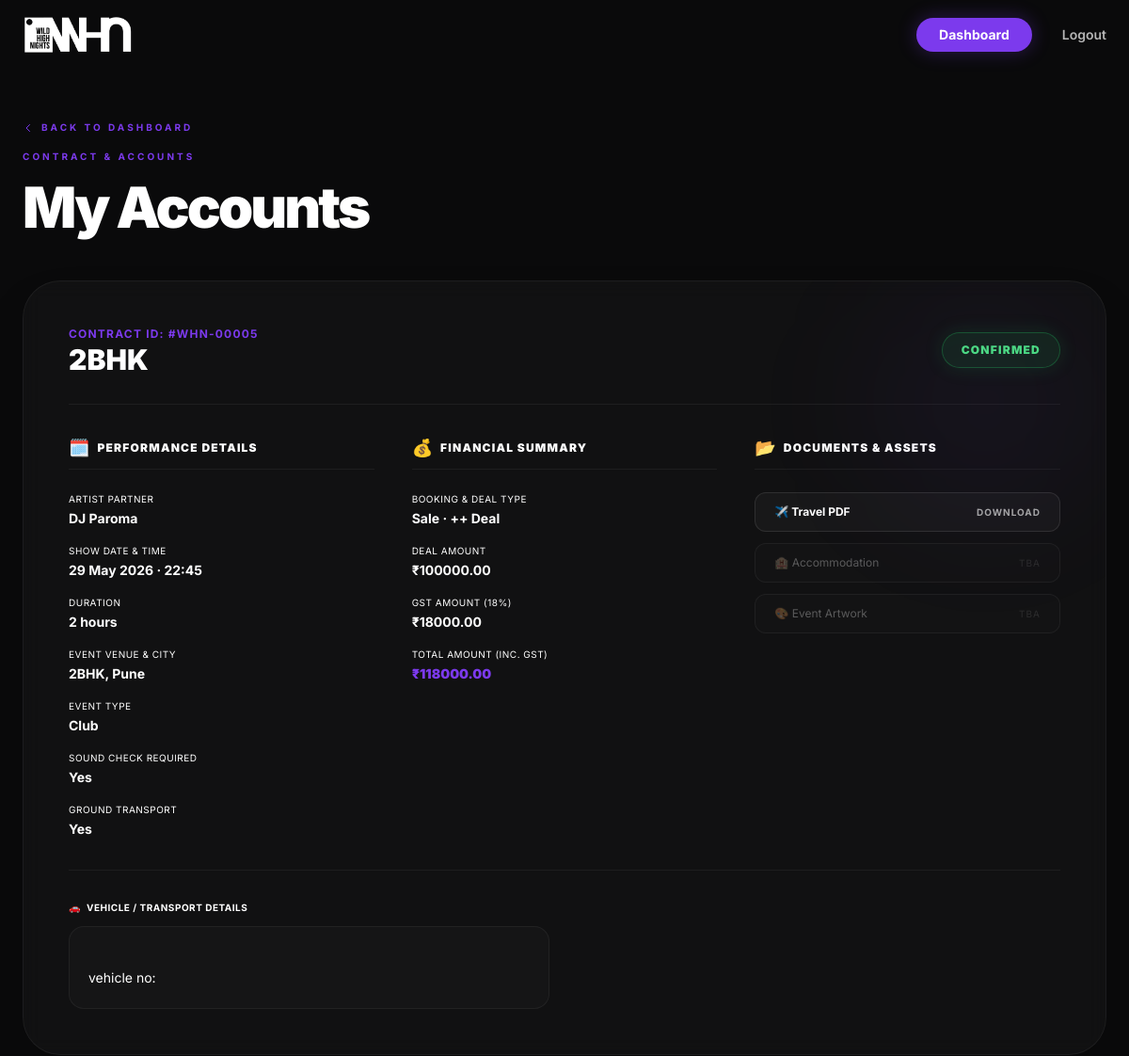
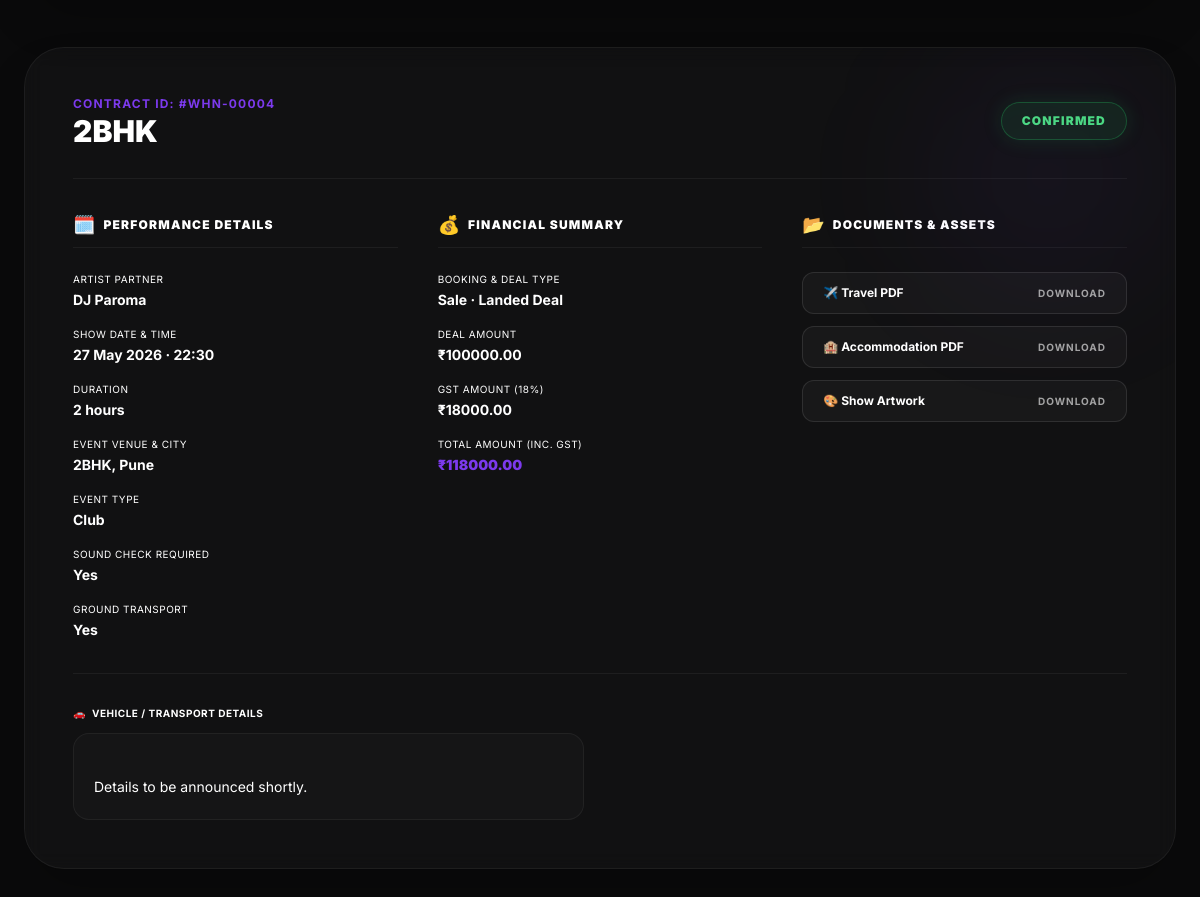
/artist/accounts/ (signed in), run on the app's committed database (2 pictures, top to bottom).
### bookings/models.py (models this page shows, shortened)
class Booking(models.Model):
    EVENT_TYPE_CHOICES = [
        ('Private', 'Private'),
        ('Campus', 'Campus'),
        ('Club', 'Club'),
    ]
    BOOKING_TYPE_CHOICES = [
        ('Sale', 'Sale'),
        ('Lead', 'Lead'),
    ]
    DEAL_TYPE_CHOICES = [
        ('++ Deal', '++ Deal'),
        ('All Inclusive Deal', 'All Inclusive Deal'),
        ('Landed Deal', 'Landed Deal'),
    ]
    STATUS_CHOICES = [
        ('Tentative', 'Tentative'),
        ('Confirmed', 'Confirmed'),
        ('Cancelled', 'Cancelled'),
    ]
    YES_NO_CHOICES = [
        ('Yes', 'Yes'),
        ('No', 'No'),
    ]
    artist = models.ForeignKey(Artist, on_delete=models.CASCADE, related_name='bookings')
    event_type = models.CharField(max_length=20, choices=EVENT_TYPE_CHOICES, default='Club')
    venue = models.CharField(max_length=200)
    location = models.CharField(max_length=255)
    date = models.DateField()
    time = models.TimeField(null=True, blank=True)
    duration = models.CharField(max_length=100, blank=True, null=True)
    booking_type = models.CharField(max_length=10, choices=BOOKING_TYPE_CHOICES, default='Sale')
    deal_type = models.CharField(max_length=30, choices=DEAL_TYPE_CHOICES, default='Landed Deal')
    deal_amount = models.DecimalField(max_digits=12, decimal_places=2, default=0.00)
    travel_pdf = models.FileField(upload_to="booking_docs/travel/", blank=True, null=True)
    accommodation_pdf = models.FileField(upload_to="booking_docs/accommodation/", blank=True, null=True)
    accommodation_details = models.TextField(blank=True, null=True)
    ground_transport = models.CharField(max_length=5, choices=YES_NO_CHOICES, default='No')
    transport_details = models.TextField(blank=True, null=True)
    sound_check = models.CharField(max_length=5, choices=YES_NO_CHOICES, default='No')
    artwork_attachment = models.FileField(upload_to="booking_docs/artwork/", blank=True, null=True)
    status = models.CharField(max_length=20, choices=STATUS_CHOICES, default='Tentative')
    notes = models.TextField(blank=True, null=True)

class Artist(models.Model):
    user = models.OneToOneField(User, on_delete=models.CASCADE, null=True, blank=True)
    name = models.CharField(max_length=100)
    slug = models.SlugField(unique=True, blank=True)
    genre = models.CharField(max_length=100, blank=True)
    instagram = models.CharField(max_length=255, blank=True)
    artist_image = models.ImageField(upload_to="artists/", blank=True, null=True)

### bookings/views.py (the view, shortened to what this page needs)
    def _wrapped_view(request, *args, **kwargs):
        return view_func(request, *args, **kwargs)

### bookings/views.py (called while the page is built, shortened)
def artist_required(view_func):
    def _wrapped_view(request, *args, **kwargs):
        return view_func(request, *args, **kwargs)
    return _wrapped_view

@artist_required
def artist_accounts_view(request):
    artist = request.user.artist
    bookings = Booking.objects.filter(artist=artist).order_by('-date')
    booking_details = []
    for booking in bookings:
        deal_amount = booking.deal_amount
        gst_percentage = 18
        gst_amount = deal_amount * gst_percentage / 100
        total_amount = deal_amount + gst_amount
        booking_details.append({
            'booking': booking,
            'gst_amount': gst_amount,
            'total_amount': total_amount
        })
    return render(request, 'bookings/artist_accounts.html', {
        'artist': artist,
        'booking_details': booking_details
    })

### templates/bookings/artist_accounts.html (shortened to what this page needs)
{% extends 'base.html' %}
{% load static %}
{% block content %}
<div class="min-h-screen bg-whn-dark pt-32 pb-20 px-6">
    <div class="container mx-auto max-w-6xl">
        <div class="mb-12" data-aos="fade-down">
            <a href="{% url 'artist_dashboard' %}" class="text-whn-purple font-bold tracking-[0.3em] uppercase text-[10px] mb-4 flex items-center gap-2 hover:translate-x-[-4px] transition-transform w-fit">
                <svg xmlns="http://www.w3.org/2000/svg" class="h-3 w-3" fill="none" viewBox="0 0 24 24" stroke="currentColor">
                    <path stroke-linecap="round" stroke-linejoin="round" stroke-width="2" d="M15 19l-7-7 7-7" />
                </svg>
                Back to Dashboard
            </a>
            <span class="text-whn-purple font-bold tracking-[0.3em] uppercase text-[10px] mb-4 block">Contract & Accounts</span>
            <h1 class="text-5xl md:text-6xl font-black text-white tracking-tighter">My Accounts</h1>
        </div>
        <div class="space-y-12">
            {% for item in booking_details %}
            <div class="glass-card rounded-[2.5rem] border border-white/5 p-8 md:p-12 shadow-2xl relative overflow-hidden group" data-aos="fade-up" data-aos-delay="{{ forloop.counter }}00">
                <div class="absolute top-0 right-0 w-64 h-64 bg-whn-purple/5 rounded-full filter blur-3xl pointer-events-none group-hover:bg-whn-purple/10 transition-colors duration-700"></div>
                <div class="flex flex-col md:flex-row md:items-center justify-between border-b border-white/5 pb-8 mb-8 gap-6">
                    <div>
                        <span class="text-whn-purple font-bold tracking-widest text-xs uppercase block mb-1">Contract ID: #WHN-{{ item.booking.id|stringformat:"05d" }}</span>
                        <h2 class="text-3xl font-black text-white leading-none">{{ item.booking.venue }}</h2>
                    </div>
                    <div class="flex items-center gap-4">
                        {% if item.booking.status == 'Confirmed' %}
                        <span class="px-5 py-2.5 rounded-full text-xs font-black tracking-widest bg-green-500/10 border border-green-500/30 text-green-400 uppercase shadow-[0_0_20px_rgba(34,197,94,0.15)]">Confirmed</span>
                        {% elif item.booking.status == 'Cancelled' %}
                        <span class="px-5 py-2.5 rounded-full text-xs font-black tracking-widest bg-red-500/10 border border-red-500/30 text-red-400 uppercase">Cancelled</span>
                        {% else %}
                        <span class="px-5 py-2.5 rounded-full text-xs font-black tracking-widest bg-yellow-500/10 border border-yellow-500/30 text-yellow-400 uppercase shadow-[0_0_20px_rgba(234,179,8,0.15)]">Tentative</span>
                        {% endif %}
                    </div>
                </div>
                <div class="grid grid-cols-1 md:grid-cols-3 gap-10">
                    <div class="space-y-6">
                        <div class="flex items-center gap-2 border-b border-white/5 pb-2">
                            <span class="text-lg">🗓️</span>
                            <h3 class="text-xs font-black text-white uppercase tracking-widest">Performance Details</h3>
                        </div>
                        <div class="space-y-4">
                            <div>
                                <span class="text-[10px] text-whn-tertiary uppercase tracking-wider block">Artist Partner</span>
                                <span class="text-white font-bold text-sm">{{ item.booking.artist.name }}</span>
                            </div>
                            <div>
                                <span class="text-[10px] text-whn-tertiary uppercase tracking-wider block">Show Date & Time</span>
                                <span class="text-white font-bold text-sm">{{ item.booking.date|date:"d M Y" }} · {{ item.booking.time|time:"H:i"|default:"TBA" }}</span>
                            </div>
                            <div>
                                <span class="text-[10px] text-whn-tertiary uppercase tracking-wider block">Duration</span>
                                <span class="text-white font-bold text-sm">{{ item.booking.duration|default:"Standard Set" }}</span>
                            </div>
                            <div>
                                <span class="text-[10px] text-whn-tertiary uppercase tracking-wider block">Event Venue & City</span>
                                <span class="text-white font-bold text-sm">{{ item.booking.venue }}, {{ item.booking.location }}</span>
                            </div>
                            <div>
                                <span class="text-[10px] text-whn-tertiary uppercase tracking-wider block">Event Type</span>
                                <span class="text-white font-bold text-sm">{{ item.booking.event_type }}</span>
                            </div>
                            <div>
                                <span class="text-[10px] text-whn-tertiary uppercase tracking-wider block">Sound Check Required</span>
                                <span class="text-white font-bold text-sm">{{ item.booking.sound_check }}</span>
                            </div>
                            <div>
                                <span class="text-[10px] text-whn-tertiary uppercase tracking-wider block">Ground Transport</span>
                                <span class="text-white font-bold text-sm">{{ item.booking.ground_transport }}</span>
                            </div>
                        </div>
                    </div>
                    <div class="space-y-6">
                        <div class="flex items-center gap-2 border-b border-white/5 pb-2">
                            <span class="text-lg">💰</span>
                            <h3 class="text-xs font-black text-white uppercase tracking-widest">Financial Summary</h3>
                        </div>
                        <div class="space-y-4">
                            <div>
                                <span class="text-[10px] text-whn-tertiary uppercase tracking-wider block">Booking & Deal Type</span>
                                <span class="text-white font-bold text-sm">{{ item.booking.booking_type }} · {{ item.booking.deal_type }}</span>
                            </div>
                            <div>
                                <span class="text-[10px] text-whn-tertiary uppercase tracking-wider block">Deal Amount</span>
                                <span class="text-white font-bold text-sm">₹{{ item.booking.deal_amount }}</span>
                            </div>
                            <div>
                                <span class="text-[10px] text-whn-tertiary uppercase tracking-wider block">GST Amount (18%)</span>
                                <span class="text-white font-bold text-sm">₹{{ item.gst_amount|floatformat:2 }}</span>
                            </div>
                            <div>
                                <span class="text-[10px] text-whn-tertiary uppercase tracking-wider block">Total Amount (Inc. GST)</span>
                                <span class="text-whn-purple font-black text-sm">₹{{ item.total_amount|floatformat:2 }}</span>
                            </div>
                        </div>
                    </div>
                    <div class="space-y-6">
                        <div class="flex items-center gap-2 border-b border-white/5 pb-2">
                            <span class="text-lg">📂</span>
                            <h3 class="text-xs font-black text-white uppercase tracking-widest">Documents & Assets</h3>
                        </div>
                        <div class="flex flex-col gap-3">
                            {% if item.booking.travel_pdf %}
                            <a href="{{ item.booking.travel_pdf.url }}" download class="w-full px-5 py-3 rounded-xl bg-white/[0.03] border border-white/10 hover:border-whn-purple/50 flex items-center justify-between text-xs font-bold text-white hover:text-whn-purple transition-all duration-300">
                                <span>✈️ Travel PDF</span>
                                <span class="text-[10px] uppercase tracking-widest opacity-60">Download</span>
                            </a>
                            {% else %}
                            <div class="w-full px-5 py-3 rounded-xl bg-white/[0.01] border border-white/5 flex items-center justify-between text-xs text-white/30 cursor-not-allowed">
                                <span>✈️ Travel Info</span>
                                <span class="text-[10px] uppercase tracking-widest opacity-35">TBA</span>
                            </div>
                            {% endif %}
                            {% if item.booking.accommodation_pdf %}
                            <a href="{{ item.booking.accommodation_pdf.url }}" download class="w-full px-5 py-3 rounded-xl bg-white/[0.03] border border-white/10 hover:border-whn-purple/50 flex items-center justify-between text-xs font-bold text-white hover:text-whn-purple transition-all duration-300">
                                <span>🏨 Accommodation PDF</span>
                                <span class="text-[10px] uppercase tracking-widest opacity-60">Download</span>
                            </a>
                            {% else %}
                            <div class="w-full px-5 py-3 rounded-xl bg-white/[0.01] border border-white/5 flex items-center justify-between text-xs text-white/30 cursor-not-allowed">
                                <span>🏨 Accommodation</span>
                                <span class="text-[10px] uppercase tracking-widest opacity-35">TBA</span>
                            </div>
                            {% endif %}
                            {% if item.booking.artwork_attachment %}
                            <a href="{{ item.booking.artwork_attachment.url }}" download class="w-full px-5 py-3 rounded-xl bg-white/[0.03] border border-white/10 hover:border-whn-purple/50 flex items-center justify-between text-xs font-bold text-white hover:text-whn-purple transition-all duration-300">
                                <span>🎨 Show Artwork</span>
                                <span class="text-[10px] uppercase tracking-widest opacity-60">Download</span>
                            </a>
                            {% else %}
                            <div class="w-full px-5 py-3 rounded-xl bg-white/[0.01] border border-white/5 flex items-center justify-between text-xs text-white/30 cursor-not-allowed">
                                <span>🎨 Event Artwork</span>
                                <span class="text-[10px] uppercase tracking-widest opacity-35">TBA</span>
                            </div>
                            {% endif %}
                        </div>
                    </div>
                </div>
                {% if item.booking.accommodation_details or item.booking.ground_transport == 'Yes' %}
                <div class="mt-8 pt-8 border-t border-white/5 grid grid-cols-1 md:grid-cols-2 gap-8">
                    {% if item.booking.ground_transport == 'Yes' %}
                    <div class="space-y-3">
                        <span class="text-[10px] text-whn-tertiary uppercase tracking-wider block flex items-center gap-1.5 font-bold">
                            <span>🚗</span> Vehicle / Transport Details
                        </span>
                        <div class="p-5 rounded-2xl bg-white/[0.02] border border-white/5 text-whn-tertiary text-sm leading-relaxed whitespace-pre-line hover:border-whn-purple/20 transition-all duration-300">
                            {{ item.booking.transport_details|default:"Details to be announced shortly." }}
                        </div>
                    </div>
                    {% endif %}
                </div>
                {% endif %}
            </div>
            {% endfor %}
        </div>
    </div>
</div>
{% endblock %}

### static/css/homepage.css (style rules this page uses)
.glass-card { background: rgba(255, 255, 255, 0.03); backdrop-filter: blur(10px); -webkit-backdrop-filter: blur(10px); border: 1px solid rgba(255, 255, 255, 0.05); transition: all 0.3s ease; }

### data on the page
Booking: booking.id "00005", booking.venue "2BHK", status "CONFIRMED", booking.artist.name "DJ Paroma", booking "29 May 2026", booking.time "22:45", booking.duration "2 hours", booking.location "Pune", booking.event_type "Club", booking.sound_check "Yes", booking.ground_transport "Yes", booking.booking_type "Sale", booking.deal_type "++ Deal", booking.deal_amount "100000.00", gst_amount "18000.00", total_amount "118000.00", accommodation_pdf "🏨 Accommodation", artwork_attachment "🎨 Event Artwork", booking.transport_details "vehicle no:"
Booking: booking.id "00004", booking.venue "2BHK", status "CONFIRMED", booking.artist.name "DJ Paroma", booking "27 May 2026", booking.time "22:30", booking.duration "2 hours", booking.location "Pune", booking.event_type "Club", booking.sound_check "Yes", booking.ground_transport "Yes", booking.booking_type "Sale", booking.deal_type "Landed Deal", booking.deal_amount "100000.00", gst_amount "18000.00", total_amount "118000.00", booking.transport_details "Details to be announced shortly."
